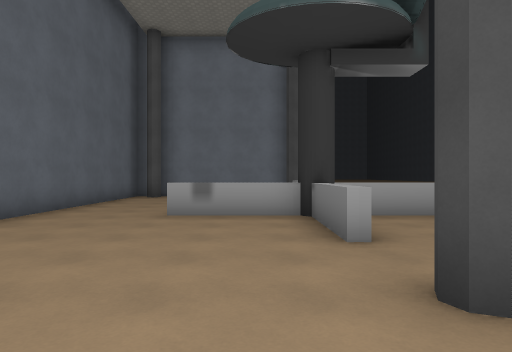
[1] (above)

22 first-person views from a walk through a level from a Godot 3-D game. The camera is 1.5 m above the floor, looks level and sees 75° across. The floor is counted in squares, 2 m on a side. Each view is taken from the middle of a square. On the plan, view 1 faces up. The plan holds only what a view shows up to about 11 squares ahead; the rest is blank. The place goes on beyond the plan. Characters and animated objects are left out. Some surface patterns are stand-ins.

[2]
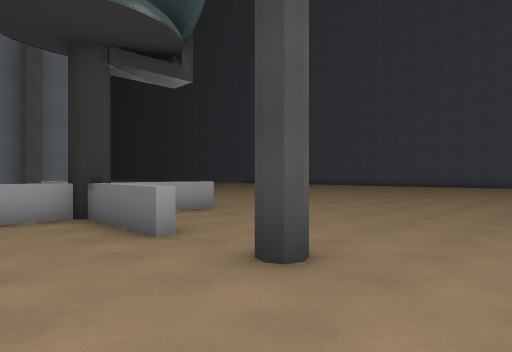

[3]
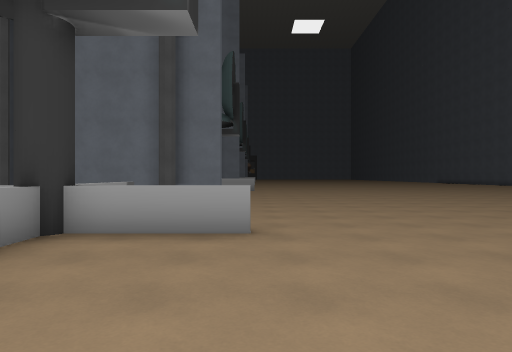

[4]
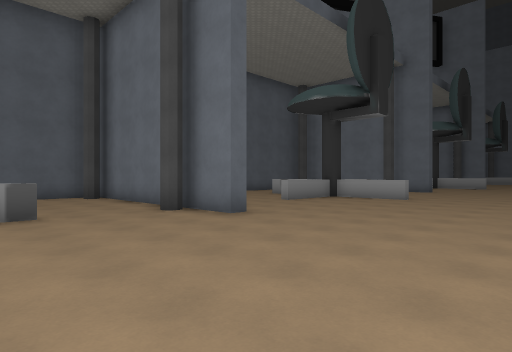

[5]
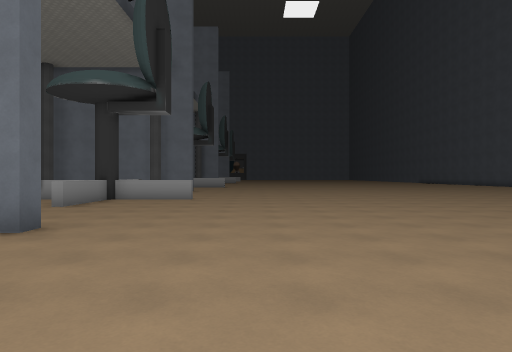

[6]
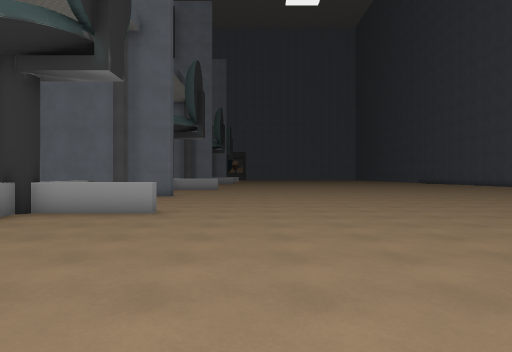

[7]
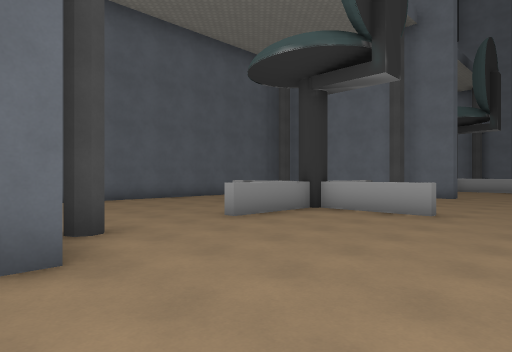

[8]
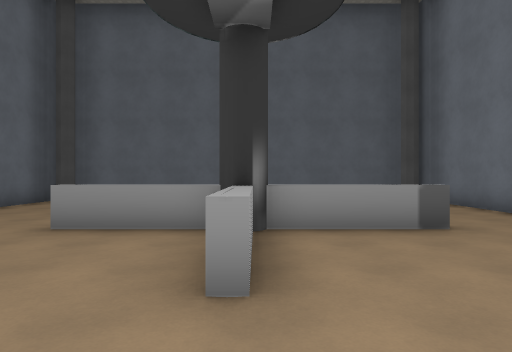

[9]
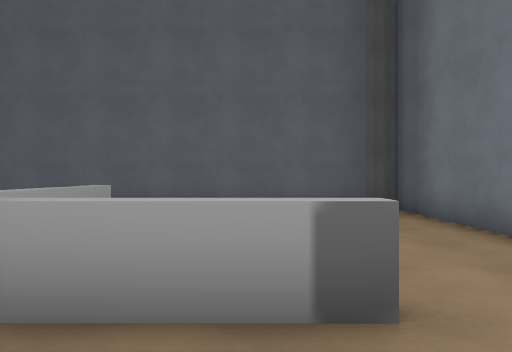

[10]
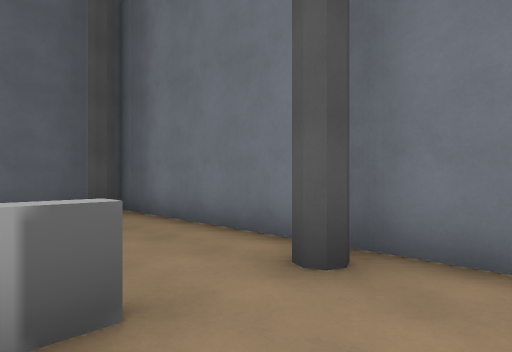

[11]
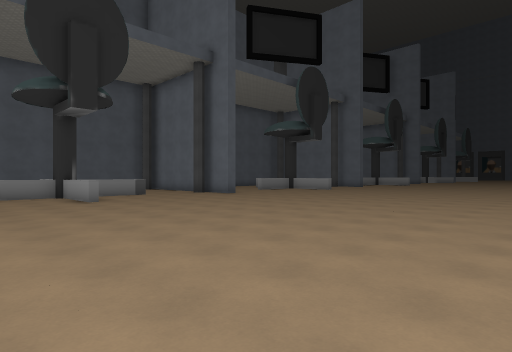

[12]
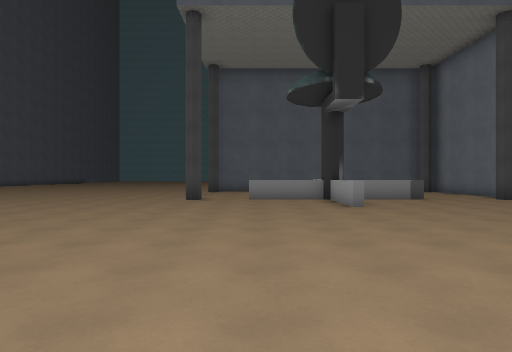

[13]
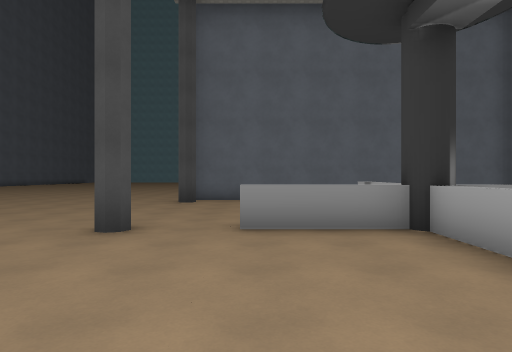

[14]
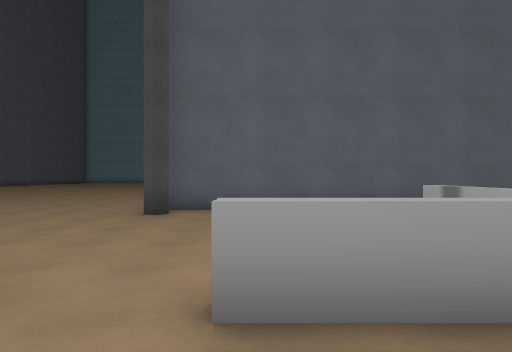

[15]
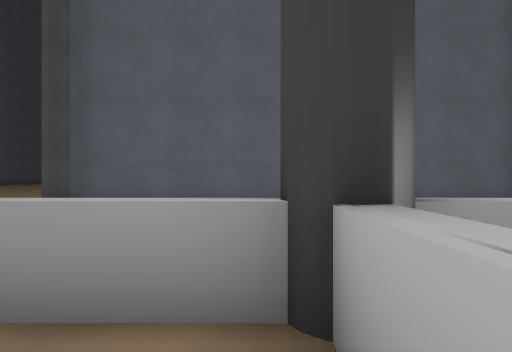

[16]
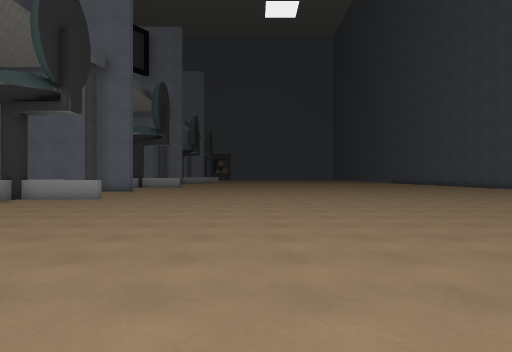

[17]
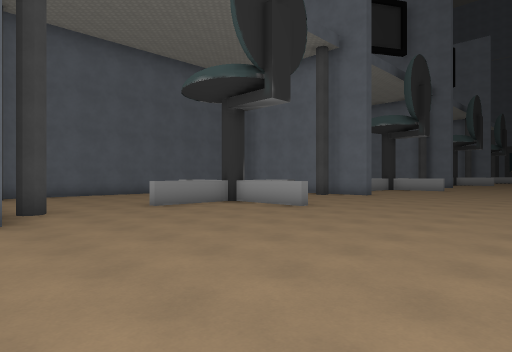

[18]
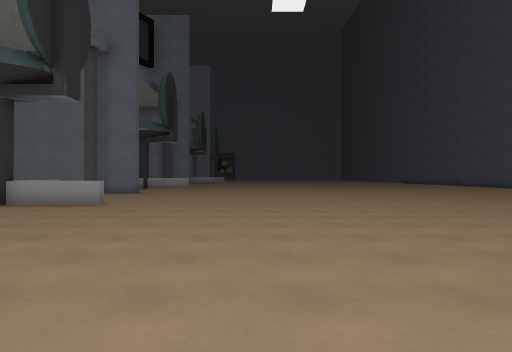

[19]
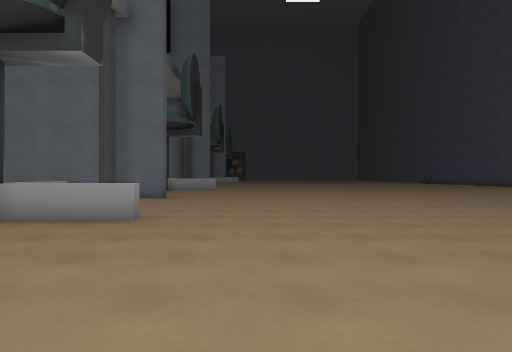

[20]
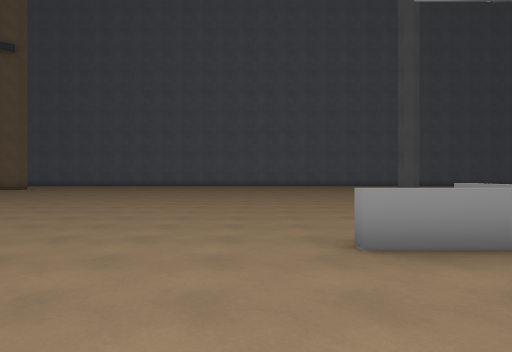

[21]
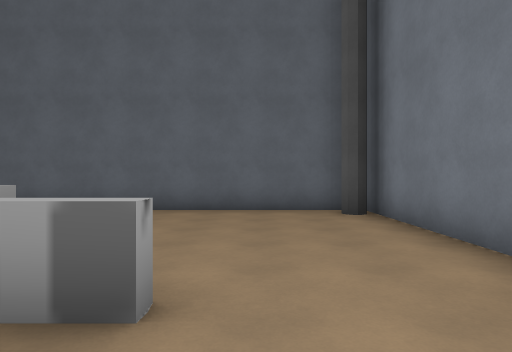

[22]
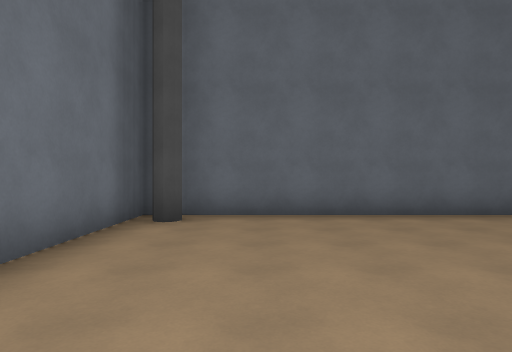

### Floor plan
Points are (right, up) in squares from view 1. A wall is a line through its corners. A room is listed if a view was taken in it or the views show most of it. See-through windows are left out.
Room 1 (views 1, 2, 3, 4, 5, 6, 7, 8, 9, 10, 11, 12, 13, 14, 15, 16, 17, 18, 19, 20, 21, 22)
walls: (2.9, 12.9) (2.9, 12.4) (-4.3, 12.4); (3.1, 6.3) (1.3, 6.3) (1.3, 3.8); (2.4, 6.6) (3.1, 6.6); (1.3, 9.5) (1.3, 6.8); (4, 18.7) (1.3, 18.7) (1.3, 16); (1, 3.8) (1, 6.3) (-1, 6.3); (0.8, 18.7) (-1, 18.7); (1.3, 21.8) (1.3, 19.1); (-1.8, 19) (0.4, 19); (-4.4, 12) (-4.4, 1.9); (3, 24.2) (-4.4, 24.2) (-4.4, 12.8) (-0.8, 12.8)
ways out: opening at (-3, 0)

Positions as (right, up) in squares from view 1, and headings:
1: (0, 0), facing up
2: (-1, 0), facing up-right
3: (4, 2), facing up
4: (8, 8), facing up-left
5: (6, 8), facing up
6: (6, 12), facing up
7: (6, 12), facing up-left
8: (6, 19), facing left
9: (3, 21), facing left
10: (3, 21), facing up-left
11: (14, 3), facing up-left
12: (12, 4), facing left
13: (6, 4), facing left
14: (3, 4), facing left
15: (3, 6), facing left
16: (9, 8), facing up
17: (9, 12), facing up-left
18: (8, 10), facing up
19: (6, 13), facing up
20: (5, 10), facing down
21: (3, 10), facing left
22: (2, 15), facing left
